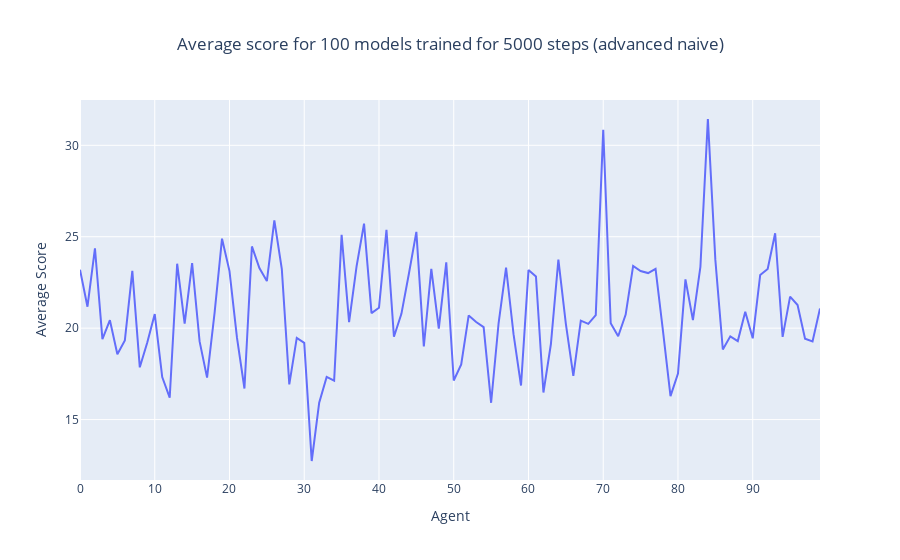
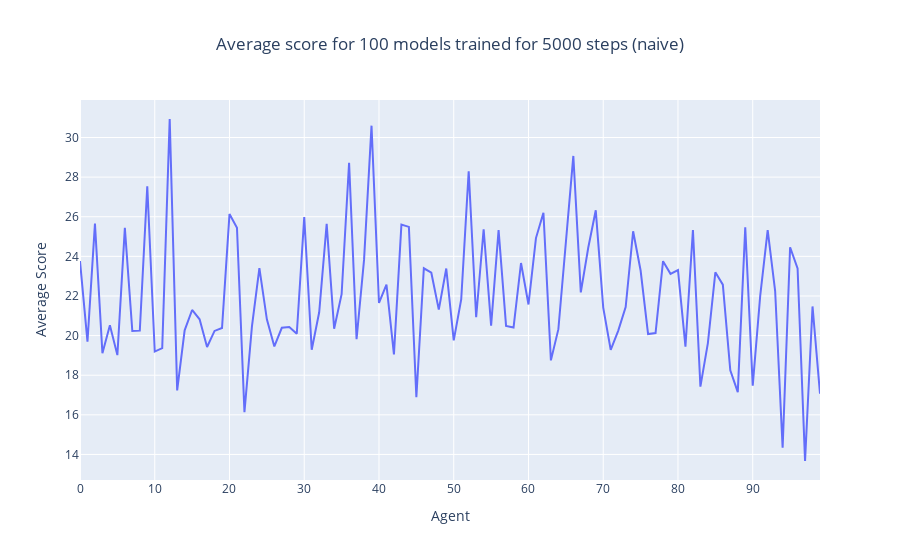
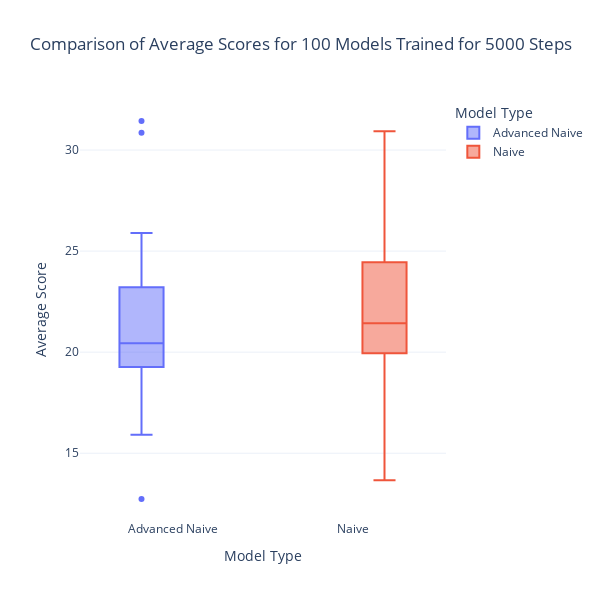

Write notebook code for charts like these, in order.
### Code cell
avg_list_adv_naive = [23.199, 21.174, 24.369, 19.39632277834525, 20.436, 18.573, 19.332988624612202, 23.135, 17.857917570498916, 19.215, 20.772, 17.325, 16.199, 23.523, 20.252, 23.558, 19.273, 17.295362903225808, 20.816, 24.892892892892892, 23.123, 19.48, 16.701, 24.469, 23.286, 22.576, 25.894, 23.23, 16.92581300813008, 19.468, 19.193, 12.735106382978723, 15.922, 17.335, 17.134, 25.106, 20.327, 23.383, 25.72, 20.819, 21.119, 25.373, 19.53, 20.781, 22.974, 25.264, 19.005, 23.246, 19.976, 23.6, 17.135, 18.013, 20.697, 20.33811475409836, 20.056, 15.919, 20.2672147995889, 23.308, 19.668, 16.863, 23.175, 22.823, 16.479, 19.133, 23.75, 20.236, 17.386, 20.407826982492278, 20.234, 20.713, 30.853, 20.267, 19.556, 20.740277777777777, 23.402, 23.123, 23.01226158038147, 23.246, 19.828, 16.285, 17.520120724346075, 22.668, 20.444, 23.354, 31.438, 23.733, 18.834029227557412, 19.555, 19.295, 20.897, 19.444, 22.91, 23.236, 25.192, 19.525, 21.723, 21.265, 19.418, 19.271, 21.077]
plot(avg_list_adv_naive, title="Average score for 100 models trained for 5000 steps (advanced naive)", xlabel="Agent", ylabel="Average Score")

avg_list_naive = [23.762, 19.692, 25.653, 19.106, 20.519, 19.014, 25.438, 20.23, 20.249, 27.540860215053762, 19.195, 19.368, 30.934, 17.234, 20.266, 21.293, 20.825, 19.426, 20.236, 20.384, 26.135, 25.441, 16.138, 20.452, 23.402, 20.82059123343527, 19.454, 20.395, 20.437, 20.096, 25.985, 19.283, 21.179, 25.64, 20.3480947476828, 22.094, 28.727, 19.821, 23.82, 30.597, 21.647, 22.573, 19.053, 25.604, 25.487, 16.894, 23.397, 23.174, 21.309, 23.385, 19.761, 21.825, 28.293, 20.928, 25.367, 20.502, 25.326, 20.487, 20.405, 23.664, 21.57, 24.922, 26.199, 18.749, 20.326, 24.837, 29.068, 22.18, 24.448, 26.324, 21.413, 19.283, 20.24, 21.438, 25.268, 23.285, 20.079, 20.131, 23.755, 23.118, 23.306, 19.444, 25.328, 17.423, 19.622, 23.196, 22.571, 18.25, 17.148, 25.46946946946947, 17.473, 22.005, 25.324, 22.25, 14.33838383838384, 24.46, 23.395, 13.669, 21.472, 17.0668016194332]
plot(avg_list_naive, title="Average score for 100 models trained for 5000 steps (naive)", xlabel="Agent", ylabel="Average Score")

# Create figure
fig = go.Figure()

fig.add_trace(go.Box(y=avg_list_adv_naive, name='Advanced Naive'))
fig.add_trace(go.Box(y=avg_list_naive, name='Naive'))

# Update layout
fig.update_layout(
    title='Comparison of Average Scores for 100 Models Trained for 5000 Steps',
    xaxis_title='Model Type',
    yaxis_title='Average Score',
    legend_title='Model Type',
    height=600,
    width=600,
    template='plotly_white',
    boxmode='group'  # This ensures that the box plots are side-by-side
)

# Show plot
fig.show()

print(avg_list)
